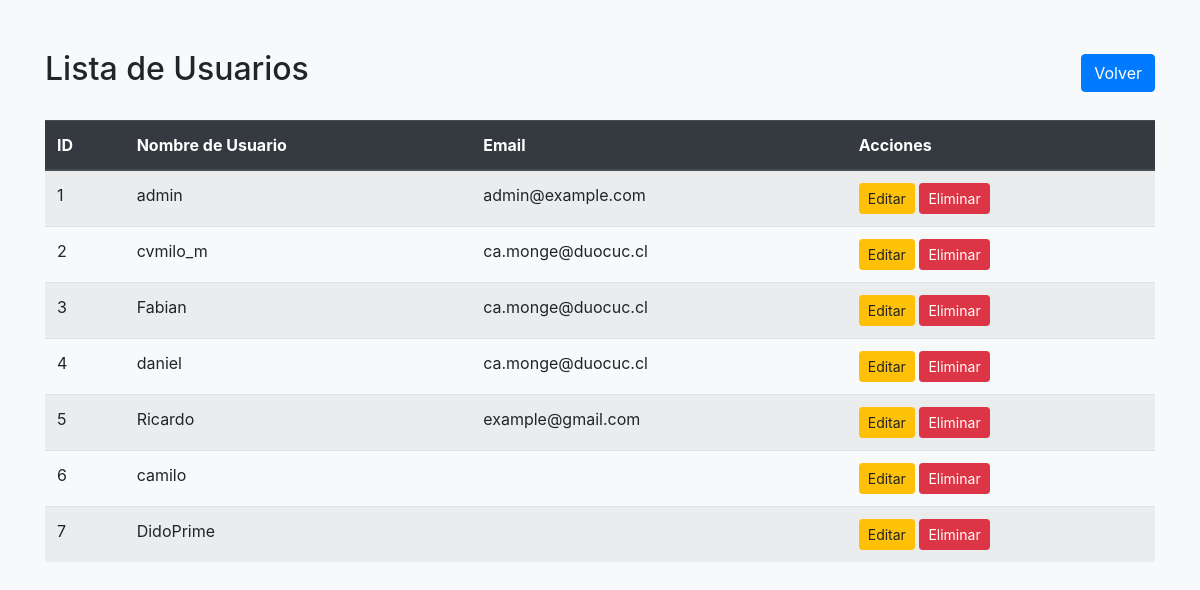
The app's page /miapp/usuarios/ with its own data.
### miapp/models.py (models this page shows)
class UsuarioAdmin(AbstractUser):
    pass
    groups = models.ManyToManyField(
        Group,
        related_name='usuarioadmin_groups',  # related_name único
        blank=True,
        help_text=('The groups this user belongs to. A user will get all permissions '
                   'granted to each of their groups.'),
        related_query_name='usuarioadmin'
    )
    user_permissions = models.ManyToManyField(
        Permission,
        related_name='usuarioadmin_user_permissions',  # related_name único
        blank=True,
        help_text='Specific permissions for this user.',
        related_query_name='usuarioadmin'
    )

### miapp/views.py (the view)
# urls.py: path('usuarios/', lista_usuarios, name='lista_usuarios'),
def lista_usuarios(request):
    usuarios = UsuarioAdmin.objects.all()  # Usa el modelo correcto
    return render(request, 'lista_usuarios.html', {'usuarios': usuarios})

### miapp/templates/lista_usuarios.html (shortened to what this page needs)
<!DOCTYPE html>
<html lang="es">
<head>
    <link rel="stylesheet" href="https://stackpath.bootstrapcdn.com/bootstrap/4.5.2/css/bootstrap.min.css">
</head>
<body>
    <div class="container">
        <div class="row">
            <div class="col-md-12">
                <div class="header-title">
                    <h2>Lista de Usuarios</h2>
                    <a href="{% url 'login' %}" class="btn btn-primary">Volver</a>
                </div>
                <table class="table table-striped mt-4">
                    <thead class="thead-dark">
                        <tr>
                            <th>ID</th>
                            <th>Nombre de Usuario</th>
                            <th>Email</th>
                            <th>Acciones</th>
                        </tr>
                    </thead>
                    <tbody>
                        {% for usuario in usuarios %}
                        <tr>
                            <td>{{ usuario.id }}</td>
                            <td>{{ usuario.username }}</td>
                            <td>{{ usuario.email }}</td>
                            <td>
                                <a href="#" class="btn btn-sm btn-warning">Editar</a>
                                <a href="#" class="btn btn-sm btn-danger">Eliminar</a>
                            </td>
                        </tr>
                        {% endfor %}
                    </tbody>
                </table>
            </div>
        </div>
    </div>
</body>
</html>

### miapp/templates/lista_usuarios.html (style rules this page uses)
body { background-color: #f8f9fa; }
.container { margin-top: 50px; }
.table { margin-top: 20px; }
.header-title { display: flex; justify-content: space-between; align-items: center; }

### records on screen
UsuarioAdmin: id "1", username "admin", email "admin@example.com"
UsuarioAdmin: id "2", username "cvmilo_m", email "ca.monge@duocuc.cl"
UsuarioAdmin: id "3", username "Fabian", email "ca.monge@duocuc.cl"
UsuarioAdmin: id "4", username "daniel", email "ca.monge@duocuc.cl"
UsuarioAdmin: id "5", username "Ricardo", email "example@gmail.com"
UsuarioAdmin: id "6", username "camilo"
UsuarioAdmin: id "7", username "DidoPrime"
